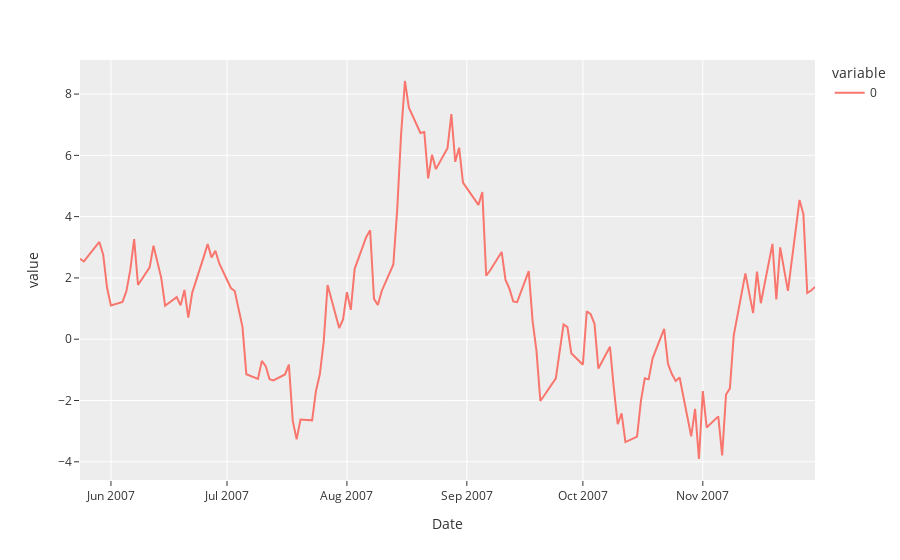

The notebook cell this image was saved under:
### Code cell
px.line(spread.iloc[testset],template="ggplot2")

### Figure 1 — Plotly figure (JSON) as saved in the notebook; plotly's stock layout.template omitted (floating-point values rounded to 4 significant figures; data arrays with more than 128 entries replaced by an {"elided": "..."} marker saying what was removed)
{"data": [{"hovertemplate": "variable=0<br>Date=%{x}<br>value=%{y}<extra></extra>", "legendgroup": "0", "line": {"color": "#F8766D", "dash": "solid"}, "marker": {"symbol": "circle"}, "mode": "lines", "name": "0", "orientation": "v", "showlegend": true, "type": "scatter", "x": {"elided": "133 str values"}, "xaxis": "x", "y": {"elided": "133 float values"}, "yaxis": "y"}], "layout": {"legend": {"title": {"text": "variable"}, "tracegroupgap": 0}, "margin": {"t": 60}, "xaxis": {"anchor": "y", "domain": [0, 1], "title": {"text": "Date"}}, "yaxis": {"anchor": "x", "domain": [0, 1], "title": {"text": "value"}}}}
